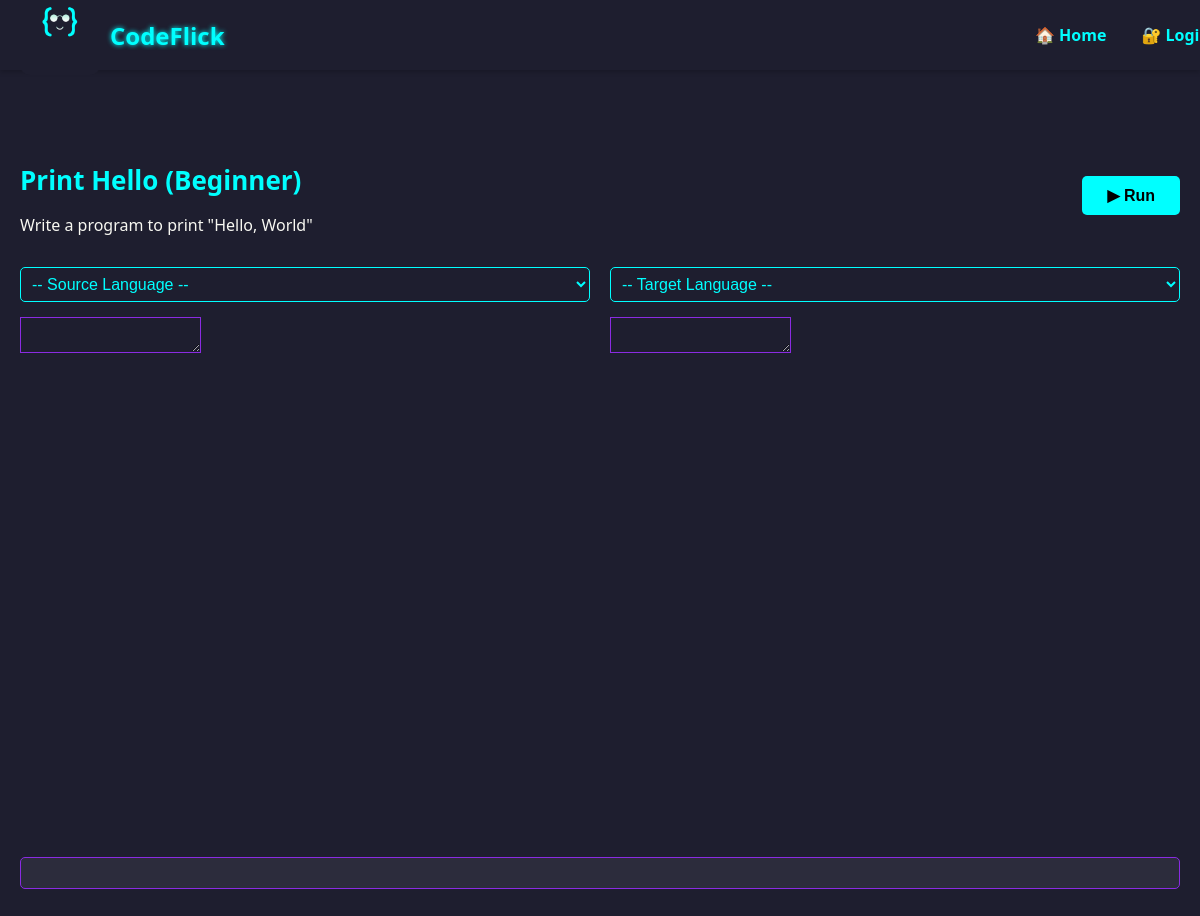
The app's page /translate/1/ with its own data.
### translator/models.py (models this page shows, shortened)
class Question(models.Model):
    level = models.CharField(max_length=15, choices=Level.choices)
    title = models.CharField(max_length=255)
    description = models.TextField()

### translator/views.py (the view)
# urls.py: path('translate/<int:question_id>/', views.translate_view, name='translate'),
def translate_view(request, question_id):
    question = get_object_or_404(Question, id=question_id)
    levels = Level.choices
    result = None
    error_output = None
    failed_cases = []
    initial_code = ""
    actual_output = None
    if request.method == 'POST':
        source_lang = request.POST.get('source_lang')
        target_lang = request.POST.get('target_lang')
        submitted_code = request.POST.get('submitted_code')
        if not source_lang or not target_lang:
            error_output = "Both source and target languages are required."
        else:
            try:
                sample = SampleCode.objects.get(question=question, language=source_lang)
                initial_code = sample.code
            except SampleCode.DoesNotExist:
                initial_code = ""
            test_cases = question.test_cases.all()
            all_passed = True
            for case in test_cases:
                expected_output = run_code(initial_code, source_lang, case.input_data)
                actual_output = run_code(submitted_code, target_lang, case.input_data)
                if "ERROR:" in actual_output:
                    all_passed = False
                    error_output = actual_output
                    failed_cases.append((case.input_data, expected_output, actual_output))
                    break
                if normalize_output(expected_output) != normalize_output(actual_output):
                    all_passed = False
                    failed_cases.append((case.input_data, expected_output, actual_output))
            if source_lang and target_lang:
                Submission.objects.create(
                    user=request.user,
                    question=question,
                    source_lang=source_lang,
                    target_lang=target_lang,
                    submitted_code=submitted_code,
                    is_correct=all_passed
                )
            result = "✅ All test cases passed!" if all_passed else f"❌ {len(failed_cases)} test case(s) failed."
    else:
        initial_code = ""
        if request.method == "POST" and source_lang:
            try:
                sample = SampleCode.objects.get(question=question, language=source_lang)
                initial_code = sample.code
            except SampleCode.DoesNotExist:
                initial_code = ""
    return render(request, 'translator/workspace.html', {
        'levels': levels,
        'questions': Question.objects.all(),
        'result': result,
        'error_output': error_output,
        'failed_cases': failed_cases,
        'initial_code': initial_code,
        'question': question,
        'level': question.level.lower(),
        'user_output': actual_output,
    })

### translator/templates/translator/workspace.html (shortened to what this page needs)
{% extends 'translator/base.html' %}
{% load static %}
{% block content %}
<div class="workspace-container">
  <div class="question-header">
    <div class="question-info">
      <h2>{{ question.title }} ({{ question.level|capfirst }})</h2>
      <p>{{ question.description }}</p>
    </div>
    <div class="submit-btn-top">
      <button type="submit" form="workspace-form">
        ▶ Run
      </button>
    </div>
  </div>
  <form method="POST" id="workspace-form">
    <div class="lang-selectors">
      <select name="source_lang" id="source_lang" required>
        <option value="">-- Source Language --</option>
      </select>
      <select name="target_lang" id="target_lang" required>
        <option value="">-- Target Language --</option>
      </select>
    </div>
    <div class="editors">
      <div class="editor-wrapper">
        <textarea id="left_editor">{{ initial_code }}</textarea>
      </div>
      <div class="editor-wrapper">
        <textarea name="submitted_code" id="right_editor">{{ request.POST.submitted_code }}</textarea>
      </div>
    </div>
  </form>
  <div class="result-section" id="result-section">
  </div>
</div>
{% endblock %}
{% block extra_head %}
<link rel="stylesheet" href="https://cdnjs.cloudflare.com/ajax/libs/codemirror/5.65.13/codemirror.min.css" />
<link rel="stylesheet" href="https://cdnjs.cloudflare.com/ajax/libs/codemirror/5.65.13/theme/dracula.min.css" />
{% endblock %}

### static/css/theme-dark.css (style rules this page uses)
body { background-color: #1e1e2f; color: #f8f8f2; font-family: 'Segoe UI', sans-serif; margin: 0; padding-top: 60px; overflow-y: scroll; scroll-behavior: smooth; }
button, .start-btn, .card a { background-color: #00ffff; color: #1e1e2f; border: none; padding: 8px 16px; border-radius: 5px; font-weight: bold; cursor: pointer; }
textarea, .CodeMirror { background-color: #1e1e2f !important; color: #f8f8f2 !important; border: 1px solid #8a2be2; }
.result-section, .error-block, .failed-case, .your-output { background-color: #2c2c3c; border: 1px solid #8a2be2; padding: 15px; margin-top: 20px; border-radius: 5px; }
:root { --primary: #00ffff; --accent: #8a2be2; --bg: #1e1e2f; --text: #f8f8f2; }

### translator/templates/translator/workspace.html (style rules this page uses)
.workspace-container { padding: 70px 20px 60px; max-width: 1450px; margin: 0 auto; }
.question-header { display: flex; justify-content: space-between; align-items: center; margin-bottom: 15px; }
.question-info h2 { font-size: 26px; color: #00ffff; margin-bottom: 10px; }
.submit-btn-top button { background-color: #00ffff; color: #000; font-weight: bold; padding: 10px 25px; border: none; border-radius: 5px; cursor: pointer; font-size: 16px; }
.lang-selectors { display: flex; gap: 20px; margin-bottom: 15px; }
.lang-selectors select { flex: 1; padding: 7px; font-size: 16px; background: #1e1e2f; color: #00ffff; border: 1px solid #00ffff; border-radius: 5px; }
.editors { display: flex; gap: 20px; margin-bottom: 30px; height: 500px; }
.editor-wrapper { flex: 1; }
.result-section { margin-top: 40px; }

### translator/templates/translator/base.html (style rules this page uses)
body { padding-top: 70px; }

### records on screen
Question: title "Print Hello", level "Beginner", description "Write a program to print \"Hello, World\""
